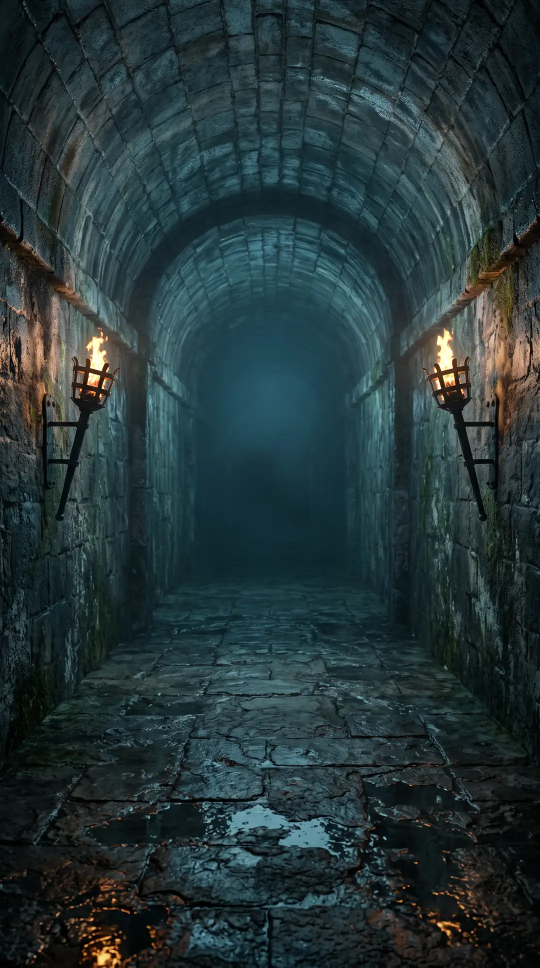
#> input picture src/backdrop/corridor-tall.webp, 1080 x 1935 px (shown at 1/2 size)
$ python make-backdrop.py ../src/backdrop/corridor-tall.webp ../src/backdrop/corridor-wide.webp 100 5
#> lines starting #> are read from the running program, lines starting #| are printed output that depends on the picture
"""Makes a background picture for the app from a large source image:  python tools/make-backdrop.py <source> <out.webp> [width] [quality]

Resizes the source to the given width (default 2560, keeping its shape) and saves it as WebP (default quality 62),
small enough to download quickly but sharp on a laptop or TV. Put the result in src/backdrop/ as corridor-<name>.webp;
tools/build.mjs fingerprints it as /assets/backdrop-<name>.<fingerprint>.webp. Needs Pillow (pip install pillow).
After swapping a picture, measure where its torches are and update BACKDROPS in src/app/15-torch.js.
"""
import os
import sys

from PIL import Image


def main():
    if len(sys.argv) < 3:
        sys.exit(__doc__)
    src, out = sys.argv[1], sys.argv[2]
    width = int(sys.argv[3]) if len(sys.argv) > 3 else 2560
    quality = int(sys.argv[4]) if len(sys.argv) > 4 else 62
    im = Image.open(src).convert("RGB")
#> im is the input picture: PIL image 1080x1935 RGB; mean R, G, B 37.3, 54.1, 56.6
    height = round(im.size[1] * width / im.size[0])
#> height = 179
    im.resize((width, height), Image.LANCZOS).save(out, "WEBP", quality=quality, method=6)
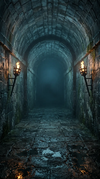
#> saved as corridor-wide.webp: PIL image 100x179 RGB; mean R, G, B 37.3, 54.1, 56.6
    print(f"{out}  {width} x {height}  {os.path.getsize(out) // 1024} KB")
#| ../src/backdrop/corridor-wide.webp  100 x 179  0 KB


if __name__ == "__main__":
    main()
